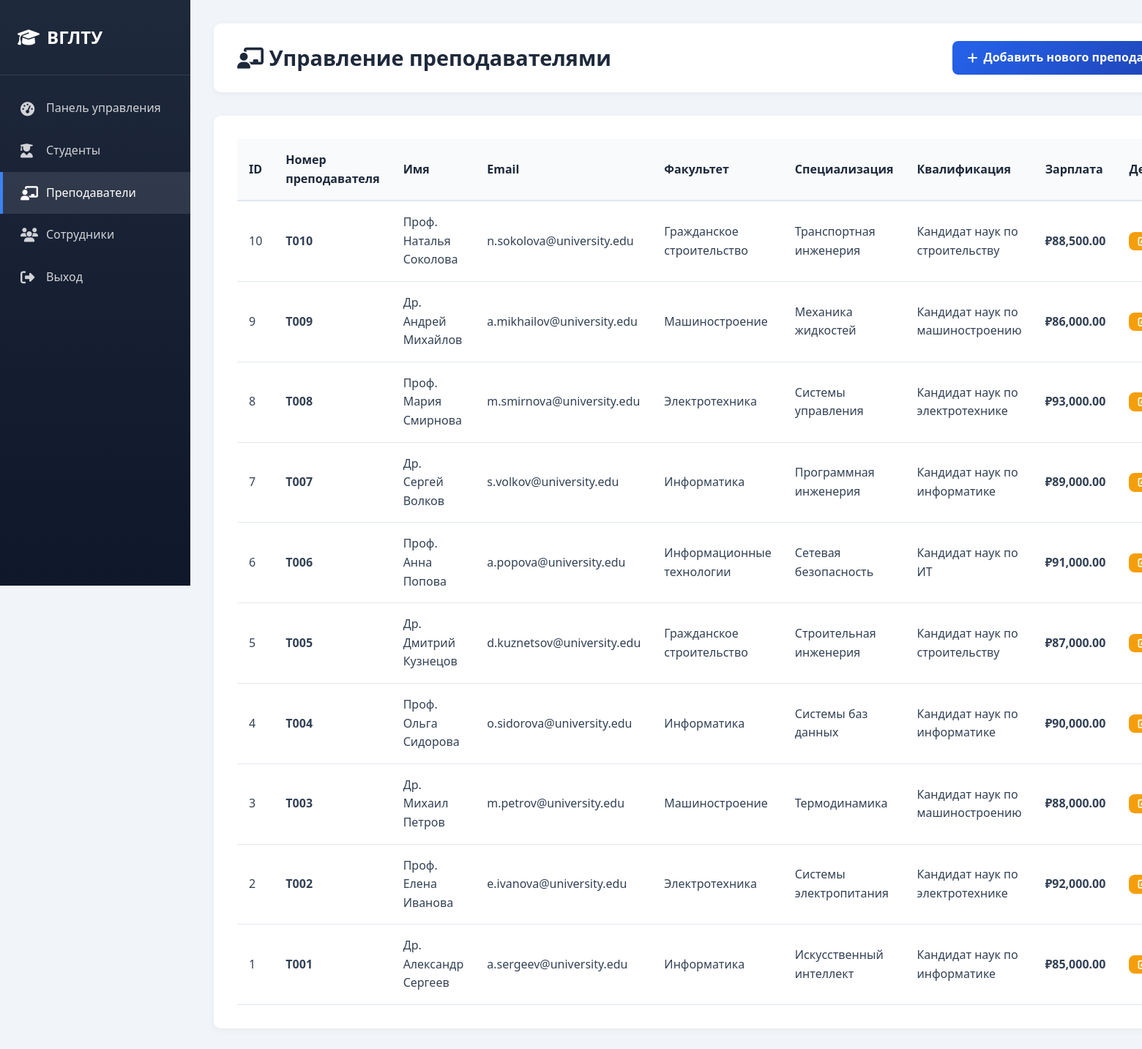
The app's page /admin/teachers.php (signed in) with its own data.
### tables this page shows
CREATE TABLE IF NOT EXISTS teachers (
    id INT AUTO_INCREMENT PRIMARY KEY,
    teacher_id VARCHAR(20) UNIQUE NOT NULL,
    full_name VARCHAR(100) NOT NULL,
    email VARCHAR(100) NOT NULL,
    phone VARCHAR(20),
    department VARCHAR(50) NOT NULL,
    specialization VARCHAR(100) NOT NULL,
    qualification VARCHAR(100) NOT NULL,
    salary DECIMAL(10,2) NOT NULL,
    hire_date DATE NOT NULL,
    address TEXT,
    created_at TIMESTAMP DEFAULT CURRENT_TIMESTAMP
);

### admin/teachers.php (the view, shortened to what this page needs)
<?php
require_once '../config.php';
$result = mysqli_query($conn, "SELECT * FROM teachers ORDER BY id DESC");
?>
<!DOCTYPE html>
<html lang="ru">
<head>
    <link rel="stylesheet" href="../css/style.css">
    <link rel="stylesheet" href="css/admin.css">
    <link rel="stylesheet" href="https://cdnjs.cloudflare.com/ajax/libs/font-awesome/6.4.0/css/all.min.css">
</head>
<body class="admin-body">
    <div class="admin-wrapper">
        <aside class="sidebar">
            <div class="sidebar-header">
                <i class="fas fa-graduation-cap"></i>
                <span>ВГЛТУ </span>
            </div>
            <nav class="sidebar-nav">
                <a href="dashboard.php" class="nav-item"><i class="fas fa-tachometer-alt"></i><span>Панель управления</span></a>
                <a href="students.php" class="nav-item"><i class="fas fa-user-graduate"></i><span>Студенты</span></a>
                <a href="teachers.php" class="nav-item active"><i class="fas fa-chalkboard-teacher"></i><span>Преподаватели</span></a>
                <a href="workers.php" class="nav-item"><i class="fas fa-users"></i><span>Сотрудники</span></a>
                <a href="logout.php" class="nav-item"><i class="fas fa-sign-out-alt"></i><span>Выход</span></a>
            </nav>
        </aside>
        <main class="main-content">
            <div class="page-header-admin">
                <h1><i class="fas fa-chalkboard-teacher"></i> Управление преподавателями</h1>
                <a href="teacher_form.php" class="btn btn-primary"><i class="fas fa-plus"></i> Добавить нового преподавателя</a>
            </div>
            <div class="data-table-container">
                <table class="data-table">
                    <thead>
                        <tr>
                            <th>ID</th>
                            <th>Номер преподавателя</th>
                            <th>Имя</th>
                            <th>Email</th>
                            <th>Факультет</th>
                            <th>Специализация</th>
                            <th>Квалификация</th>
                            <th>Зарплата</th>
                            <th>Действия</th>
                        </tr>
                    </thead>
                    <tbody>
                        <?php while ($row = mysqli_fetch_assoc($result)): ?>
                        <tr>
                            <td><?php echo $row['id']; ?></td>
                            <td><strong><?php echo $row['teacher_id']; ?></strong></td>
                            <td><?php echo $row['full_name']; ?></td>
                            <td><?php echo $row['email']; ?></td>
                            <td><?php echo $row['department']; ?></td>
                            <td><?php echo $row['specialization']; ?></td>
                            <td><?php echo $row['qualification']; ?></td>
                            <td><strong>₽<?php echo number_format($row['salary'], 2); ?></strong></td>
                            <td>
                                <div class="action-buttons-table">
                                    <a href="teacher_form.php?edit=<?php echo $row['id']; ?>" class="btn btn-warning btn-sm">
                                        <i class="fas fa-edit"></i>
                                    </a>
                                </div>
                            </td>
                        </tr>
                        <?php endwhile; ?>
                    </tbody>
                </table>
            </div>
        </main>
    </div>
</body>
</html>

### css/style.css (style rules this page uses)
* { margin: 0; padding: 0; box-sizing: border-box; }
:root { --primary-color: #2563eb; --secondary-color: #1e40af; --accent-color: #3b82f6; --dark-color: #1e293b; --light-color: #f8fafc; --text-color: #334155; --border-color: #e2e8f0; --success-color: #10b981; --warning-color: #f59e0b; --danger-color: #ef4444; }
body { font-family: 'Segoe UI', Tahoma, Geneva, Verdana, sans-serif; line-height: 1.6; color: var(--text-color); background: var(--light-color); }
.btn { display: inline-block; padding: 12px 30px; border-radius: 50px; text-decoration: none; font-weight: 600; transition: all 0.3s ease; border: 2px solid transparent; cursor: pointer; }
.btn-primary { background: white; color: var(--primary-color); }

### admin/css/admin.css (style rules this page uses)
.admin-body { background: #f1f5f9; }
.admin-wrapper { display: flex; min-height: 100vh; }
.sidebar { width: 260px; background: linear-gradient(180deg, var(--dark-color), #0f172a); color: white; position: fixed; height: 100vh; overflow-y: auto; }
.sidebar-header { padding: 2rem 1.5rem; font-size: 1.5rem; font-weight: bold; display: flex; align-items: center; gap: 10px; border-bottom: 1px solid rgba(255,255,255,0.1); }
.sidebar-nav { padding: 1rem 0; }
.nav-item { display: flex; align-items: center; gap: 15px; padding: 1rem 1.5rem; color: rgba(255,255,255,0.8); text-decoration: none; transition: all 0.3s ease; border-left: 4px solid transparent; }
.nav-item:hover, .nav-item.active { background: rgba(255,255,255,0.1); color: white; border-left-color: var(--accent-color); }
.nav-item i { font-size: 1.2rem; width: 20px; }
.main-content { flex: 1; margin-left: 260px; padding: 2rem; }
.page-header-admin { background: white; padding: 1.5rem 2rem; border-radius: 10px; margin-bottom: 2rem; display: flex; justify-content: space-between; align-items: center; box-shadow: 0 2px 10px rgba(0,0,0,0.05); }
.page-header-admin h1 { font-size: 1.8rem; color: var(--dark-color); }
.btn { padding: 10px 20px; border-radius: 8px; text-decoration: none; font-weight: 600; transition: all 0.3s ease; display: inline-flex; align-items: center; gap: 8px; border: none; cursor: pointer; }
.btn-primary { background: linear-gradient(135deg, var(--primary-color), var(--secondary-color)); color: white; }
.btn-warning { background: var(--warning-color); color: white; }
.btn-sm { padding: 6px 12px; font-size: 0.85rem; }
.data-table-container { background: white; padding: 2rem; border-radius: 10px; box-shadow: 0 2px 10px rgba(0,0,0,0.05); overflow-x: auto; }
.data-table { width: 100%; border-collapse: collapse; }
.data-table thead { background: var(--light-color); }
.data-table th { padding: 1rem; text-align: left; color: var(--dark-color); font-weight: 600; border-bottom: 2px solid var(--border-color); }
.data-table td { padding: 1rem; border-bottom: 1px solid var(--border-color); color: var(--text-color); }
.action-buttons-table { display: flex; gap: 0.5rem; }

### records on screen
teachers: id "10", teacher "T010", full_name "Проф. Наталья Соколова", email "n.sokolova@university.edu", department "Гражданское строительство", specialization "Транспортная инженерия", qualification "Кандидат наук по строительству", salary "88,500.00"
teachers: id "9", teacher "T009", full_name "Др. Андрей Михайлов", email "a.mikhailov@university.edu", department "Машиностроение", specialization "Механика жидкостей", qualification "Кандидат наук по машиностроению", salary "86,000.00"
teachers: id "8", teacher "T008", full_name "Проф. Мария Смирнова", email "m.smirnova@university.edu", department "Электротехника", specialization "Системы управления", qualification "Кандидат наук по электротехнике", salary "93,000.00"
teachers: id "7", teacher "T007", full_name "Др. Сергей Волков", email "s.volkov@university.edu", department "Информатика", specialization "Программная инженерия", qualification "Кандидат наук по информатике", salary "89,000.00"
teachers: id "6", teacher "T006", full_name "Проф. Анна Попова", email "a.popova@university.edu", department "Информационные технологии", specialization "Сетевая безопасность", qualification "Кандидат наук по ИТ", salary "91,000.00"
teachers: id "5", teacher "T005", full_name "Др. Дмитрий Кузнецов", email "d.kuznetsov@university.edu", department "Гражданское строительство", specialization "Строительная инженерия", qualification "Кандидат наук по строительству", salary "87,000.00"
teachers: id "4", teacher "T004", full_name "Проф. Ольга Сидорова", email "o.sidorova@university.edu", department "Информатика", specialization "Системы баз данных", qualification "Кандидат наук по информатике", salary "90,000.00"
teachers: id "3", teacher "T003", full_name "Др. Михаил Петров", email "m.petrov@university.edu", department "Машиностроение", specialization "Термодинамика", qualification "Кандидат наук по машиностроению", salary "88,000.00"
teachers: id "2", teacher "T002", full_name "Проф. Елена Иванова", email "e.ivanova@university.edu", department "Электротехника", specialization "Системы электропитания", qualification "Кандидат наук по электротехнике", salary "92,000.00"
teachers: id "1", teacher "T001", full_name "Др. Александр Сергеев", email "a.sergeev@university.edu", department "Информатика", specialization "Искусственный интеллект", qualification "Кандидат наук по информатике", salary "85,000.00"
